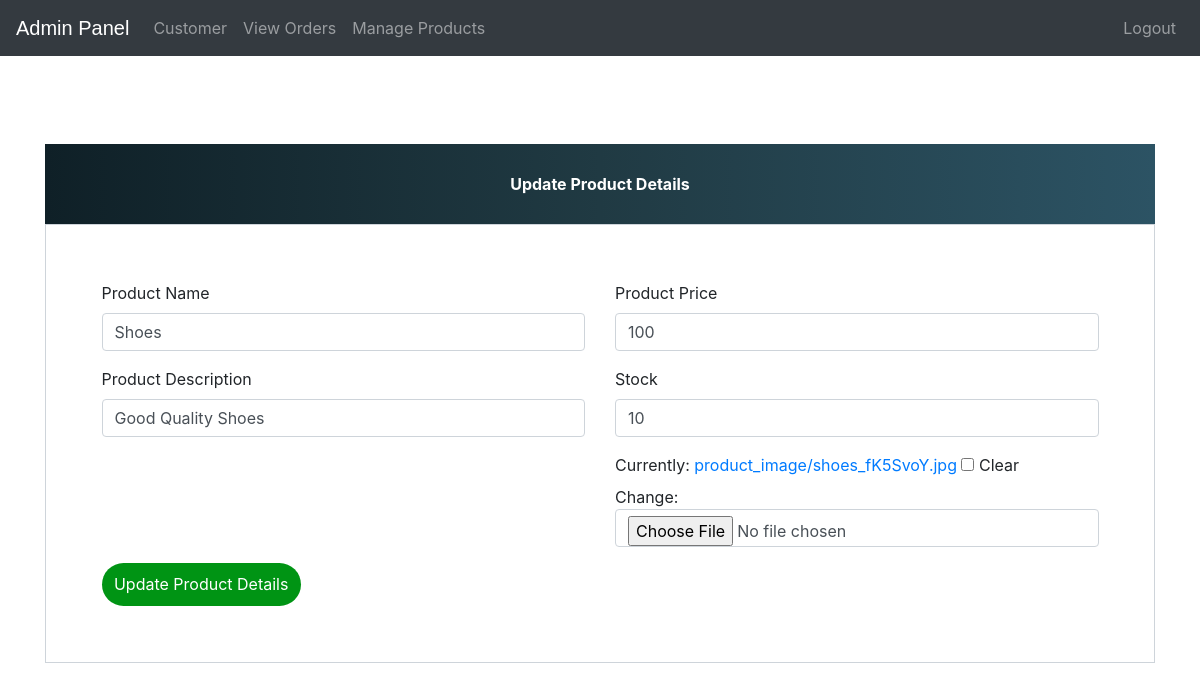
/update-product/3 (signed in), run on the app's committed database.
### ecom/models.py (models this page shows, shortened)
class Product(models.Model):
    name=models.CharField(max_length=40)
    product_image= models.ImageField(upload_to='product_image/',null=True,blank=True)
    price = models.PositiveIntegerField()
    description=models.CharField(max_length=40)
    stock = models.PositiveIntegerField(default=0)

### ecom/views.py (the view)
# urls.py: path('update-product/<int:pk>', views.update_product_view,name='update-product'),
@login_required(login_url='adminlogin')
def update_product_view(request,pk):
    product=models.Product.objects.get(id=pk)
    productForm=forms.ProductForm(instance=product)
    if request.method=='POST':
        productForm=forms.ProductForm(request.POST,request.FILES,instance=product)
        if productForm.is_valid():
            productForm.save()
            return redirect('admin-products')
    return render(request,'ecom/admin_update_product.html',{'productForm':productForm})

### ecom/forms.py
class ProductForm(forms.ModelForm):
    class Meta:
        model=models.Product
        fields=['name','price','description','product_image','stock']

### templates/ecom/admin_update_product.html (shortened to what this page needs)
{% extends 'ecom/admin_base.html' %}
{% load widget_tweaks %}
{% block content %}
<head>
  <link href="//maxcdn.bootstrapcdn.com/bootstrap/4.1.1/css/bootstrap.min.css" rel="stylesheet" id="bootstrap-css">
</head>
<br><br><br><br><br><br>
<form method="post" enctype="multipart/form-data">
  <div class="container register-form">
    <div class="form">
      <div class="note">
        <p>Update Product Details</p>
      </div>
      <div class="form-content">
        <div class="row">
          <div class="col-md-6">
            <div class="form-group">
              <label for="">Product Name</label>
              {% render_field productForm.name class="form-control" placeholder="Product Name" %}
            </div>
            <div class="form-group">
              <label for="">Product Description</label>
              {% render_field productForm.description class="form-control" placeholder="Description" %}
            </div>
          </div>
          <div class="col-md-6">
            <div class="form-group">
              <label for="">Product Price</label>
              {% render_field productForm.price class="form-control" placeholder="Price" %}
            </div>
            <div class="form-group">
              <label for="">Stock</label>
              {% render_field productForm.stock class="form-control" placeholder="Stock" %}
            </div>
            <div class="form-group">
              {% render_field productForm.product_image class="form-control" placeholder="product_image" %}
            </div>
          </div>
        </div>
        <button type="submit" class="btnSubmit">Update Product Details</button>
      </div>
    </div>
  </div>
</form>
{% endblock content %}

### templates/ecom/admin_base.html (style rules this page uses)
p { text-align: center; }

### templates/ecom/admin_update_product.html (style rules this page uses)
a:link { text-decoration: none; }
.note { text-align: center; height: 80px; background: #0F2027; background: -webkit-linear-gradient(to left, #2C5364, #203A43, #0F2027); background: linear-gradient(to left, #2C5364, #203A43, #0F2027); color: #fff; font-weight: bold; line-height: 80px; }
.form-content { padding: 5%; border: 1px solid #ced4da; margin-bottom: 2%; }
.form-control { border-radius: 1.5rem; }
.btnSubmit { border: none; border-radius: 1.5rem; padding: 1%; width: 20%; cursor: pointer; background: #009414; color: #fff; }

### data on the page
Product: name "Shoes", description "Good Quality Shoes", price "100", stock "10"
